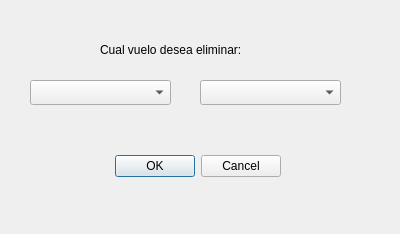
<?xml version="1.0" encoding="UTF-8"?>
<ui version="4.0">
 <class>EliminarVuelo</class>
 <widget class="QDialog" name="EliminarVuelo">
  <property name="geometry">
   <rect>
    <x>0</x>
    <y>0</y>
    <width>400</width>
    <height>234</height>
   </rect>
  </property>
  <property name="windowTitle">
   <string>Eliminar conexion</string>
  </property>
  <widget class="QDialogButtonBox" name="button_Eliminar">
   <property name="geometry">
    <rect>
     <x>-60</x>
     <y>150</y>
     <width>341</width>
     <height>32</height>
    </rect>
   </property>
   <property name="orientation">
    <enum>Qt::Horizontal</enum>
   </property>
   <property name="standardButtons">
    <set>QDialogButtonBox::Cancel|QDialogButtonBox::Ok</set>
   </property>
  </widget>
  <widget class="QLabel" name="label">
   <property name="geometry">
    <rect>
     <x>100</x>
     <y>40</y>
     <width>281</width>
     <height>20</height>
    </rect>
   </property>
   <property name="text">
    <string>Cual vuelo desea eliminar:</string>
   </property>
  </widget>
  <widget class="QComboBox" name="comboBox_Origen">
   <property name="geometry">
    <rect>
     <x>30</x>
     <y>80</y>
     <width>141</width>
     <height>25</height>
    </rect>
   </property>
  </widget>
  <widget class="QComboBox" name="comboBox_Destino">
   <property name="geometry">
    <rect>
     <x>200</x>
     <y>80</y>
     <width>141</width>
     <height>25</height>
    </rect>
   </property>
  </widget>
  <widget class="QLabel" name="statusLabel">
   <property name="geometry">
    <rect>
     <x>80</x>
     <y>120</y>
     <width>231</width>
     <height>17</height>
    </rect>
   </property>
   <property name="text">
    <string/>
   </property>
  </widget>
 </widget>
 <resources/>
 <connections>
  <connection>
   <sender>button_Eliminar</sender>
   <signal>accepted()</signal>
   <receiver>EliminarVuelo</receiver>
   <slot>accept()</slot>
   <hints>
    <hint type="sourcelabel">
     <x>248</x>
     <y>254</y>
    </hint>
    <hint type="destinationlabel">
     <x>157</x>
     <y>274</y>
    </hint>
   </hints>
  </connection>
  <connection>
   <sender>button_Eliminar</sender>
   <signal>rejected()</signal>
   <receiver>EliminarVuelo</receiver>
   <slot>reject()</slot>
   <hints>
    <hint type="sourcelabel">
     <x>316</x>
     <y>260</y>
    </hint>
    <hint type="destinationlabel">
     <x>286</x>
     <y>274</y>
    </hint>
   </hints>
  </connection>
 </connections>
</ui>
